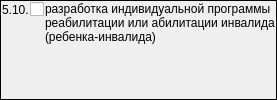
                  <widget class="QFrame" name="frame_8">
                   <property name="sizePolicy">
                    <sizepolicy hsizetype="Preferred" vsizetype="Preferred">
                     <horstretch>0</horstretch>
                     <verstretch>0</verstretch>
                    </sizepolicy>
                   </property>
                   <property name="frameShape">
                    <enum>QFrame::Panel</enum>
                   </property>
                   <property name="frameShadow">
                    <enum>QFrame::Plain</enum>
                   </property>
                   <layout class="QGridLayout" name="gridLayout_14">
                    <property name="margin">
                     <number>1</number>
                    </property>
                    <property name="spacing">
                     <number>1</number>
                    </property>
                    <item row="0" column="0">
                     <widget class="QLabel" name="label_31">
                      <property name="sizePolicy">
                       <sizepolicy hsizetype="Fixed" vsizetype="Preferred">
                        <horstretch>0</horstretch>
                        <verstretch>0</verstretch>
                       </sizepolicy>
                      </property>
                      <property name="text">
                       <string>5.10.</string>
                      </property>
                     </widget>
                    </item>
                    <item row="0" column="1">
                     <widget class="QCheckBox" name="chkPurposeDirectionMSI510">
                      <property name="sizePolicy">
                       <sizepolicy hsizetype="Fixed" vsizetype="Fixed">
                        <horstretch>0</horstretch>
                        <verstretch>0</verstretch>
                       </sizepolicy>
                      </property>
                      <property name="text">
                       <string/>
                      </property>
                     </widget>
                    </item>
                    <item row="0" column="2" rowspan="2">
                     <widget class="QLabel" name="lblPurposeDirectionMSI510">
                      <property name="text">
                       <string>разработка индивидуальной программы реабилитации или абилитации инвалида (ребенка-инвалида)</string>
                      </property>
                      <property name="alignment">
                       <set>Qt::AlignLeading|Qt::AlignLeft|Qt::AlignTop</set>
                      </property>
                      <property name="wordWrap">
                       <bool>true</bool>
                      </property>
                     </widget>
                    </item>
                   </layout>
                  </widget>
